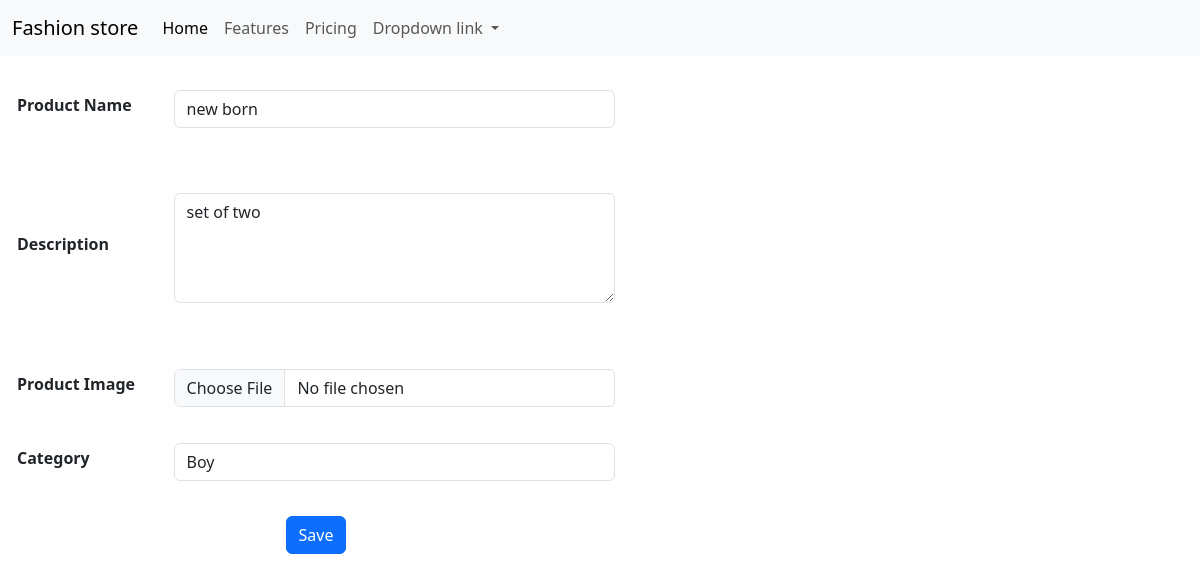
/edit_product/7/, run on the app's committed database.
### home/models.py (models this page shows, shortened)
class Product(models.Model):
    name = models.CharField(max_length=200)
    description = models.TextField()
    product_image = models.ImageField(upload_to='products/')
    category = models.ForeignKey(Category,on_delete=models.CASCADE)

class Category(models.Model):
    name = models.CharField(max_length=200)

### home/views.py (the view, shortened to what this page needs)
# urls.py: path('edit_product/<int:product_id>/',edit_product, name = 'edit_product'),
def edit_product(request,product_id):
    product = get_object_or_404(Product, id = product_id)
    categories = Category.objects.all()
    return render(request,'home/edit_product.html',{'product' : product,'categories': categories})

### home/templates/home/edit_product.html (shortened to what this page needs)
{% extends 'home/base.html' %}
{% block content %}
<form method="post" enctype="multipart/form-data">
    <table class="table-responsive p-5 m-3" height="500px" width="50%">
        <tr>
            <th><label class="form-label">Product Name</label></th><td><input type="text" name="product_name" class="form-control" value="{{ product.name }}"/></td>
        </tr>
        <tr>
            <th><label class="form-label">Description</label></th><td><textarea rows="4" cols="4" name="product_description" class="form-control" >{{ product.description}}</textarea></td>
        </tr>
        <tr>
            <th><label class="form-label">Product Image</label></th><td><input type="file" name="product_image" class="form-control"/></td>
        </tr>
        <tr>
            <th><label class="form-label">Category</label></th>
            <td>
                <select name="product_category" class="form-control">
                    {% for category in categories %}
                    <option value="{{category.id}}" {% if product.category.id == category.id %} selected {% endif %}>{{category.name}}</option>
                    {% endfor %}
                </select>
            </td>
        </tr>
        <tr style="text-align: center;"><td colspan="2"><button type="submit" class = "btn btn-primary">Save</button></td></tr>
    </table>
</form>
{% endblock %}

### data on the page
Product: product_name "new born", product_description "set of two", product_category "Boy"
